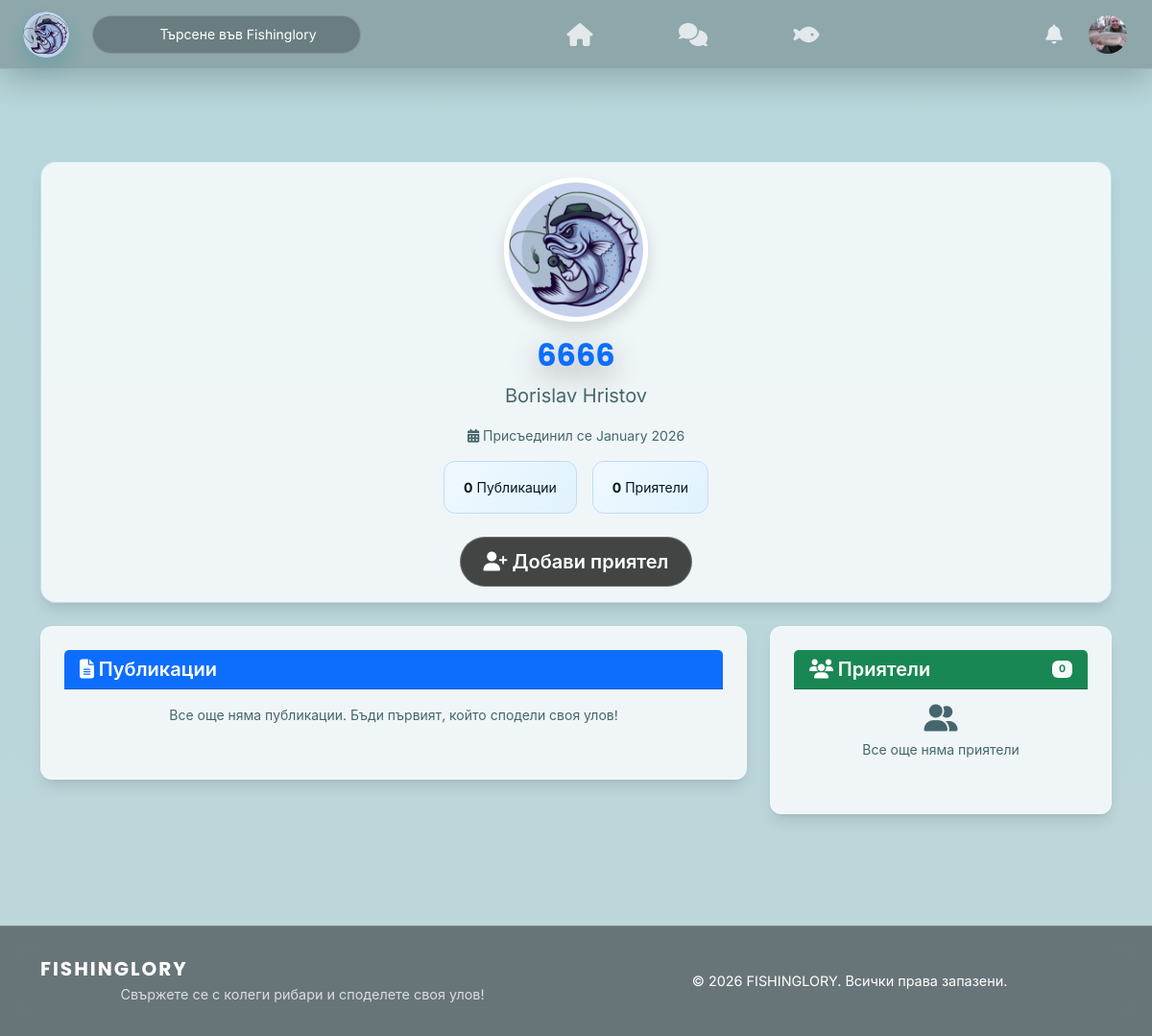
Screenshot of /be/users/profile.php?id=3 (signed in) with the database file from the repository.
### tables this page shows
CREATE TABLE `user_profiles` (
  `user_id` int(11) NOT NULL,
  `first_name` varchar(50) DEFAULT NULL,
  `last_name` varchar(50) DEFAULT NULL,
  `avatar_url` varchar(255) DEFAULT NULL,
  `bio` text DEFAULT NULL,
  `location` varchar(100) DEFAULT NULL,
  `experience_level` enum('beginner','advanced','pro') DEFAULT 'beginner'
);

CREATE TABLE `users` (
  `id` int(11) NOT NULL,
  `full_name` varchar(100) NOT NULL,
  `username` varchar(50) NOT NULL,
  `email` varchar(100) NOT NULL,
  `password_hash` varchar(255) NOT NULL,
  `role` enum('user','admin') DEFAULT 'user',
  `is_verified` tinyint(1) DEFAULT 0,
  `status` enum('active','banned') DEFAULT 'active',
  `created_at` timestamp NOT NULL DEFAULT current_timestamp(),
  `last_login` timestamp NULL DEFAULT NULL
);

### Config/languages.php (called while the page is built, shortened)
<?php
$lang = $_SESSION['lang'] ?? 'bg';
function __($key) {
    global $lang, $translations;
    return $translations[$lang][$key] ?? $key;
}
function getCurrentLang() {
    global $lang;
    return $lang;
}
?>

### Config/security.php (called while the page is built, shortened)
<?php
function generateCsrfToken() {
    return $_SESSION['csrf_token'];
}
function assetVersion(string $relativePath): string {
    $relativePath = ltrim($relativePath, "/\\");
    $fullPath = dirname(__DIR__) . DIRECTORY_SEPARATOR . $relativePath;
    if (is_file($fullPath)) {
        return (string) filemtime($fullPath);
    }
    return (string) time();
}

### Config/avatar_helper.php (called while the page is built, shortened)
<?php
function avatarAssetVersion($relativePath) {
    $absolutePath = __DIR__ . '/../' . ltrim($relativePath, '/');
    if (is_file($absolutePath)) {
        $mtime = filemtime($absolutePath);
        if ($mtime !== false) {
            return (string) $mtime;
        }
    }
    return null;
}
function resolveDefaultAvatarPath() {
    static $resolved = null;
    if ($resolved !== null) {
        return $resolved;
    }
    $candidates = [
        'fe/assets/img/default-avatar.png',
        'fe/assets/img/avatars/default.png',
        'fe/assets/img/logo_rounded.png',
    ];
    foreach ($candidates as $candidate) {
        if (is_file(__DIR__ . '/../' . $candidate)) {
            $resolved = $candidate;
            return $resolved;
        }
    }
    $resolved = 'fe/assets/img/logo.png';
    return $resolved;
}
function getUserAvatar($avatarUrl, $currentPath = null) {
    $defaultAvatar = resolveDefaultAvatarPath();
    $avatar = $avatarUrl ?? $defaultAvatar;
    if ($currentPath === null) {
        $currentPath = $_SERVER['PHP_SELF'] ?? '';
    }
    if (strpos($currentPath, '/fe/pages/') !== false) {
        if (strpos($avatar, 'fe/') === 0) {
            $path = '../../' . $avatar;
            if ($avatar === $defaultAvatar) {
                $version = avatarAssetVersion($defaultAvatar);
                if ($version !== null) {
                    $path .= '?v=' . $version;
                }
            }
            return $path;
        }
    } elseif (strpos($currentPath, '/be/') !== false) {
        if (strpos($avatar, 'fe/') === 0) {
            $path = '../../' . $avatar;
            if ($avatar === $defaultAvatar) {
                $version = avatarAssetVersion($defaultAvatar);
                if ($version !== null) {
                    $path .= '?v=' . $version;
                }
            }
            return $path;
        }
    }
    return $avatar;
}

### be/users/profile.php (the view, shortened to what this page needs)
<?php
require '../../config/database.php';
require '../../config/security.php';
require '../../config/languages.php';
$profileId = (int)($_GET['id'] ?? 0);
$currentUser = $_SESSION['user_id'] ?? 0;
$stmt = $pdo->prepare("
    SELECT u.id, u.username, u.full_name, u.created_at, up.avatar_url, up.bio, up.location, up.experience_level
    FROM users u
    LEFT JOIN user_profiles up ON u.id = up.user_id
    WHERE u.id = ?
");
$stmt->execute([$profileId]);
$user = $stmt->fetch();
$checkFriend = $pdo->prepare(
    "SELECT 1 FROM friends WHERE user_id = ? AND friend_id = ?"
);
$checkFriend->execute([$currentUser, $profileId]);
$isFriend = $checkFriend->fetch();
$pending = $pdo->prepare(
    "SELECT 1 FROM friend_requests
     WHERE sender_id = ? AND receiver_id = ? AND status = 'pending'"
);
$pending->execute([$currentUser, $profileId]);
$isPending = $pending->fetch();
$posts = [];
if ($isFriend || $currentUser === $profileId) {
    $stmt = $pdo->prepare("SELECT * FROM posts WHERE user_id = ? ORDER BY created_at DESC");
    $stmt->execute([$profileId]);
    $posts = $stmt->fetchAll();
} else {
    $stmt = $pdo->prepare("SELECT * FROM posts WHERE user_id = ? AND visibility = 'public' ORDER BY created_at DESC");
    $stmt->execute([$profileId]);
    $posts = $stmt->fetchAll();
}
$stmt = $pdo->prepare("
    SELECT COUNT(DISTINCT CASE
        WHEN user_id = ? THEN friend_id
        WHEN friend_id = ? THEN user_id
    END) as count
    FROM friends
    WHERE user_id = ? OR friend_id = ?
");
$stmt->execute([$profileId, $profileId, $profileId, $profileId]);
$friendCount = $stmt->fetch()['count'];
$stmt = $pdo->prepare("
    SELECT DISTINCT u.id, u.username, u.full_name, up.avatar_url
    FROM (
        SELECT friend_id as friend FROM friends WHERE user_id = ?
        UNION
        SELECT user_id as friend FROM friends WHERE friend_id = ?
    ) f
    JOIN users u ON u.id = f.friend
    LEFT JOIN user_profiles up ON u.id = up.user_id
    LIMIT 6
");
$stmt->execute([$profileId, $profileId]);
$friends = $stmt->fetchAll();
require_once '../../config/avatar_helper.php';
$profileAvatar = getUserAvatar($user['avatar_url'] ?? null);
?>
<!DOCTYPE html>
<html lang="<?= getCurrentLang() ?>">
<head>
    <link href="https://cdn.jsdelivr.net/npm/bootstrap@5.3.3/dist/css/bootstrap.min.css" rel="stylesheet">
    <link rel="stylesheet" href="https://cdnjs.cloudflare.com/ajax/libs/font-awesome/6.5.0/css/all.min.css">
    <link rel="stylesheet" href="../../fe/assets/css/style.css?v=<?= assetVersion('fe/assets/css/style.css') ?>">
    <link rel="stylesheet" href="../../fe/assets/css/navbar.css?v=<?= assetVersion('fe/assets/css/navbar.css') ?>">
    <link rel="stylesheet" href="../../fe/assets/css/profile.css?v=<?= assetVersion('fe/assets/css/profile.css') ?>">
    <link rel="stylesheet" href="../../fe/assets/css/posts.css?v=<?= assetVersion('fe/assets/css/posts.css') ?>">
    <link rel="stylesheet" href="../../fe/assets/css/components.css?v=<?= assetVersion('fe/assets/css/components.css') ?>">
</head>
<body class="d-flex flex-column min-vh-100" data-user-id="<?= isset($_SESSION['user_id']) ? $_SESSION['user_id'] : 0 ?>" data-csrf-token="<?= generateCsrfToken() ?>" data-theme="<?= $_SESSION['theme'] ?? 'light' ?>">
<?php include '../../fe/components/navbar.php'; ?>
<main class="flex-grow-1 container my-5 py-5">
    <div class="card mb-4 shadow profile-main-card">
        <div class="card-body text-center">
            <img src="<?= htmlspecialchars($profileAvatar) ?>" width="150" height="150" class="rounded-circle mb-3 border border-primary profile-avatar-main">
            <h2 class="fw-bold text-primary"><?= htmlspecialchars($user['username']) ?></h2>
            <p class="text-muted fs-5"><?= htmlspecialchars($user['full_name']) ?></p>
            <p class="text-muted"><i class="fas fa-calendar-alt"></i> <?= __('joined') ?> <?= date('F Y', strtotime($user['created_at'])) ?></p>
            <div class="profile-stats">
                <div class="profile-stat-item"><strong><?= count($posts) ?></strong> <?= __('posts') ?></div>
                <div class="profile-stat-item"><strong><?= $friendCount ?></strong> <?= __('friends') ?></div>
            </div>
            <?php if ($currentUser && $currentUser !== $profileId): ?>
                <div id="friendActionContainer">
                    <?php if ($isFriend): ?>
                        <span class="badge bg-success fs-6 px-3 py-2"><?= __('friends') ?></span>
                    <?php elseif ($isPending): ?>
                        <span class="badge bg-warning text-dark fs-6 px-3 py-2"><?= __('request_sent') ?></span>
                    <?php else: ?>
                        <button onclick="sendFriendRequest(<?= $profileId ?>)" class="btn btn-primary btn-lg" id="addFriendBtn">
                            <i class="fas fa-user-plus"></i> <?= __('add_friend') ?>
                        </button>
                    <?php endif; ?>
                </div>
            <?php elseif ($currentUser === $profileId): ?>
                <a href="../../fe/pages/edit_profile.php" class="btn btn-outline-primary btn-lg">
                    <i class="fas fa-edit"></i> <?= __('edit_profile') ?>
                </a>
            <?php endif; ?>
        </div>
    </div>
    <div class="row">
        <div class="col-md-8">
            <div class="card profile-section-card">
                <div class="card-header bg-primary text-white">
                    <h5 class="mb-0"><i class="fas fa-file-alt"></i> <?= __('posts') ?></h5>
                </div>
                <div class="card-body">
                    <?php if (empty($posts)): ?>
                        <p class="text-center text-muted"><?= __('no_posts') ?></p>
                    <?php endif; ?>
                </div>
            </div>
        </div>
        <div class="col-md-4">
            <div class="card profile-section-card">
                <div class="card-header bg-success text-white d-flex justify-content-between align-items-center">
                    <h5 class="mb-0"><i class="fas fa-users"></i> <?= __('friends') ?></h5>
                    <span class="badge bg-light text-success"><?= $friendCount ?></span>
                </div>
                <div class="card-body">
                    <?php if (empty($friends)): ?>
                        <p class="text-center text-muted">
                            <i class="fas fa-user-friends fa-2x mb-2 d-block"></i>
                            <?= __('no_friends') ?>
                        </p>
                    <?php endif; ?>
                </div>
            </div>
        </div>
    </div>
</main>
<?php include '../../fe/components/footer.php'; ?>
</body>
</html>

### fe/components/navbar.php (shortened to what this page needs)
<?php
require_once dirname(__DIR__, 2) . '/config/avatar_helper.php';
require_once dirname(__DIR__, 2) . '/config/languages.php';
require_once dirname(__DIR__, 2) . '/config/security.php';
if (isset($_SESSION['user_id'])) {
    $stmt = $pdo->prepare("SELECT avatar_url FROM user_profiles WHERE user_id = ?");
    $stmt->execute([$_SESSION['user_id']]);
    $profile = $stmt->fetch();
    $navbarAvatar = getUserAvatar($profile['avatar_url'] ?? null);
}
?>
<nav class="fb-navbar">
    <div class="fb-navbar-left">
        <?php
        $currentPath = $_SERVER['PHP_SELF'];
        if (strpos($currentPath, '/fe/pages/') !== false) {
            $indexPath = '../../index.php';
            $logoPath = '../assets/img/logo_rounded.png';
        } elseif (strpos($currentPath, '/be/') !== false) {
            $indexPath = '../../index.php';
            $logoPath = '../../fe/assets/img/logo_rounded.png';
        } else {
            $indexPath = 'index.php';
            $logoPath = 'fe/assets/img/logo_rounded.png';
        }
        ?>
        <a href="<?= $indexPath ?>">
            <img src="<?= $logoPath ?>" alt="Logo" class="fb-logo">
        </a>
        <?php if (isset($_SESSION['user_id'])): ?>
        <div class="dropdown d-none d-md-block">
            <button class="fb-search-input search-container" type="button" data-bs-toggle="dropdown" data-bs-auto-close="outside"
                    onclick="this.nextElementSibling.querySelector('input').focus()">
                <?= __('search_placeholder') ?>
            </button>
        </div>
        <?php endif; ?>
    </div>
    <?php if (isset($_SESSION['user_id'])): ?>
    <div class="fb-navbar-center">
        <?php
        $currentPage = basename($_SERVER['PHP_SELF']);
        $currentPath = $_SERVER['PHP_SELF'];
        if (strpos($currentPath, '/fe/pages/') !== false) {
            $homePath = '../../index.php';
            $messagesPath = 'messages.php';
            $activityPath = 'activity_feed.php';
        } elseif (strpos($currentPath, '/be/') !== false) {
            $homePath = '../../index.php';
            $messagesPath = '../../fe/pages/messages.php';
            $activityPath = '../../fe/pages/activity_feed.php';
        } else {
            $homePath = 'index.php';
            $messagesPath = 'fe/pages/messages.php';
            $activityPath = 'fe/pages/activity_feed.php';
        }
        ?>
        <a href="<?= $homePath ?>" class="fb-nav-btn <?= ($currentPage == 'index.php') ? 'active' : '' ?>">
            <i class="fas fa-home fs-4"></i>
        </a>
        <a href="<?= $messagesPath ?>" class="fb-nav-btn <?= ($currentPage == 'messages.php') ? 'active' : '' ?>">
            <i class="fas fa-comments fs-4"></i>
        </a>
        <a href="<?= $activityPath ?>" class="fb-nav-btn <?= ($currentPage == 'activity_feed.php') ? 'active' : '' ?>">
            <i class="fas fa-fish fs-4"></i>
        </a>
    </div>
    <?php endif; ?>
    <div class="fb-navbar-right">
        <?php if (isset($_SESSION['user_id'])): ?>
        <div class="dropdown">
            <button class="fb-icon-btn" type="button" data-bs-toggle="dropdown">
                <i class="fas fa-bell"></i>
            </button>
        </div>
        <div class="dropdown">
            <button class="fb-profile-btn" type="button" data-bs-toggle="dropdown">
                <img src="<?= htmlspecialchars($navbarAvatar) ?>" class="fb-avatar">
            </button>
        </div>
        <?php endif; ?>
    </div>
</nav>

### rows the page displays
user_profiles: avatar_url (picture)
users: username "6666", full_name "Borislav Hristov", created_at "January 2026"

### other values shown
__('search_placeholder') "Търсене във Fishinglory"
__('joined') "Присъединил се"
count($posts) "0"
__('posts') "Публикации"
$friendCount "0"
__('friends') "Приятели"
__('add_friend') "Добави приятел"
__('no_posts') "Все още няма публикации. Бъди първият, който сподели своя улов!"
__('no_friends') "Все още няма приятели"
__('footer_tagline') "Свържете се с колеги рибари и споделете своя улов!"
__('all_rights_reserved') "Всички права запазени."
